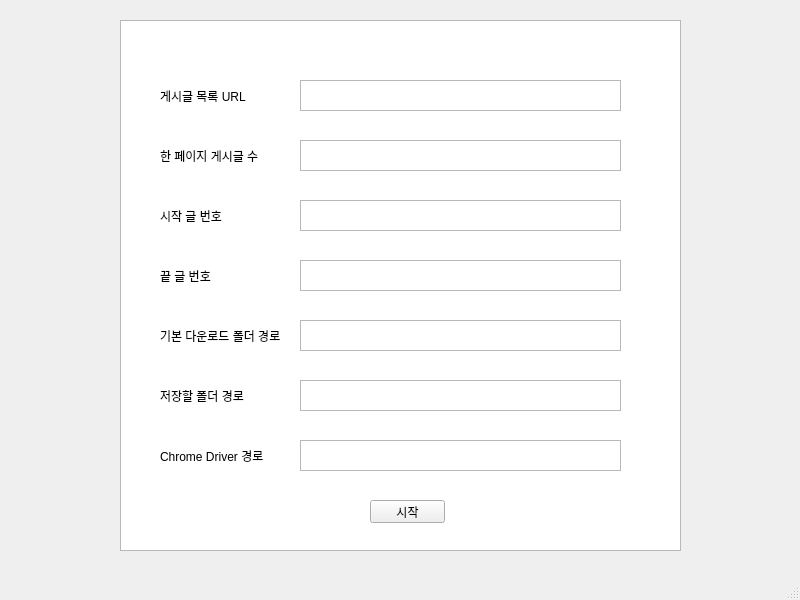
<?xml version="1.0" encoding="UTF-8"?>
<ui version="4.0">
 <class>MainWindow</class>
 <widget class="QMainWindow" name="MainWindow">
  <property name="geometry">
   <rect>
    <x>0</x>
    <y>0</y>
    <width>800</width>
    <height>600</height>
   </rect>
  </property>
  <property name="windowTitle">
   <string>MainWindow</string>
  </property>
  <widget class="QWidget" name="centralwidget">
   <widget class="QListWidget" name="listWidget">
    <property name="geometry">
     <rect>
      <x>120</x>
      <y>20</y>
      <width>561</width>
      <height>531</height>
     </rect>
    </property>
   </widget>
   <widget class="QTextEdit" name="textEdit">
    <property name="geometry">
     <rect>
      <x>300</x>
      <y>80</y>
      <width>321</width>
      <height>31</height>
     </rect>
    </property>
   </widget>
   <widget class="QLabel" name="label">
    <property name="geometry">
     <rect>
      <x>160</x>
      <y>80</y>
      <width>101</width>
      <height>31</height>
     </rect>
    </property>
    <property name="text">
     <string>게시글 목록 URL</string>
    </property>
   </widget>
   <widget class="QLabel" name="label_2">
    <property name="geometry">
     <rect>
      <x>160</x>
      <y>140</y>
      <width>121</width>
      <height>31</height>
     </rect>
    </property>
    <property name="text">
     <string>한 페이지 게시글 수</string>
    </property>
   </widget>
   <widget class="QTextEdit" name="textEdit_2">
    <property name="geometry">
     <rect>
      <x>300</x>
      <y>140</y>
      <width>321</width>
      <height>31</height>
     </rect>
    </property>
   </widget>
   <widget class="QTextEdit" name="textEdit_3">
    <property name="geometry">
     <rect>
      <x>300</x>
      <y>200</y>
      <width>321</width>
      <height>31</height>
     </rect>
    </property>
   </widget>
   <widget class="QLabel" name="label_3">
    <property name="geometry">
     <rect>
      <x>160</x>
      <y>200</y>
      <width>121</width>
      <height>31</height>
     </rect>
    </property>
    <property name="text">
     <string>시작 글 번호</string>
    </property>
   </widget>
   <widget class="QTextEdit" name="textEdit_4">
    <property name="geometry">
     <rect>
      <x>300</x>
      <y>260</y>
      <width>321</width>
      <height>31</height>
     </rect>
    </property>
   </widget>
   <widget class="QLabel" name="label_4">
    <property name="geometry">
     <rect>
      <x>160</x>
      <y>260</y>
      <width>121</width>
      <height>31</height>
     </rect>
    </property>
    <property name="text">
     <string>끝 글 번호</string>
    </property>
   </widget>
   <widget class="QPushButton" name="pushButton">
    <property name="geometry">
     <rect>
      <x>370</x>
      <y>500</y>
      <width>75</width>
      <height>23</height>
     </rect>
    </property>
    <property name="text">
     <string>시작</string>
    </property>
   </widget>
   <widget class="QLabel" name="label_5">
    <property name="geometry">
     <rect>
      <x>160</x>
      <y>320</y>
      <width>131</width>
      <height>31</height>
     </rect>
    </property>
    <property name="text">
     <string>기본 다운로드 폴더 경로</string>
    </property>
   </widget>
   <widget class="QTextEdit" name="textEdit_5">
    <property name="geometry">
     <rect>
      <x>300</x>
      <y>320</y>
      <width>321</width>
      <height>31</height>
     </rect>
    </property>
   </widget>
   <widget class="QLabel" name="label_6">
    <property name="geometry">
     <rect>
      <x>160</x>
      <y>380</y>
      <width>121</width>
      <height>31</height>
     </rect>
    </property>
    <property name="text">
     <string>저장할 폴더 경로</string>
    </property>
   </widget>
   <widget class="QTextEdit" name="textEdit_6">
    <property name="geometry">
     <rect>
      <x>300</x>
      <y>380</y>
      <width>321</width>
      <height>31</height>
     </rect>
    </property>
   </widget>
   <widget class="QLabel" name="label_7">
    <property name="geometry">
     <rect>
      <x>160</x>
      <y>440</y>
      <width>121</width>
      <height>31</height>
     </rect>
    </property>
    <property name="text">
     <string>Chrome Driver 경로</string>
    </property>
   </widget>
   <widget class="QTextEdit" name="textEdit_7">
    <property name="geometry">
     <rect>
      <x>300</x>
      <y>440</y>
      <width>321</width>
      <height>31</height>
     </rect>
    </property>
   </widget>
  </widget>
  <widget class="QMenuBar" name="menubar">
   <property name="geometry">
    <rect>
     <x>0</x>
     <y>0</y>
     <width>800</width>
     <height>21</height>
    </rect>
   </property>
  </widget>
  <widget class="QStatusBar" name="statusbar"/>
 </widget>
 <resources/>
 <connections/>
</ui>
